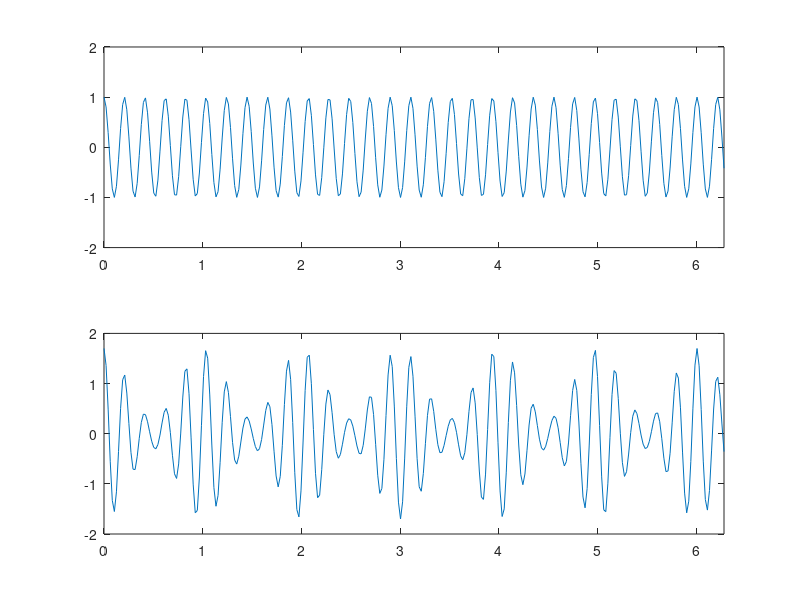

Source code (MATLAB):
% Ac = unmodulated peak carrier amplitude
Ac = 1;

% fc = carrier frequency(Hz)
fc = 100;

% fm = modulation frenquency(Hz)
fm = 1;

% m = modulation index(0 <= m <= 1)
m = 0.7;

max = 2*pi;
x = linspace(0, max, 300);
y = Ac*cos(2*pi*fc*x).*(1 + m*cos(2*pi*fm*x));

subplot(2, 1, 1);
plot(x, Ac*cos(2*pi*fc*x));
axis([0 2*pi -2 2]);

subplot(2, 1, 2);
plot(x, y);

% axis([xmin xmax ymin ymax])
axis([0 2*pi -2 2]);